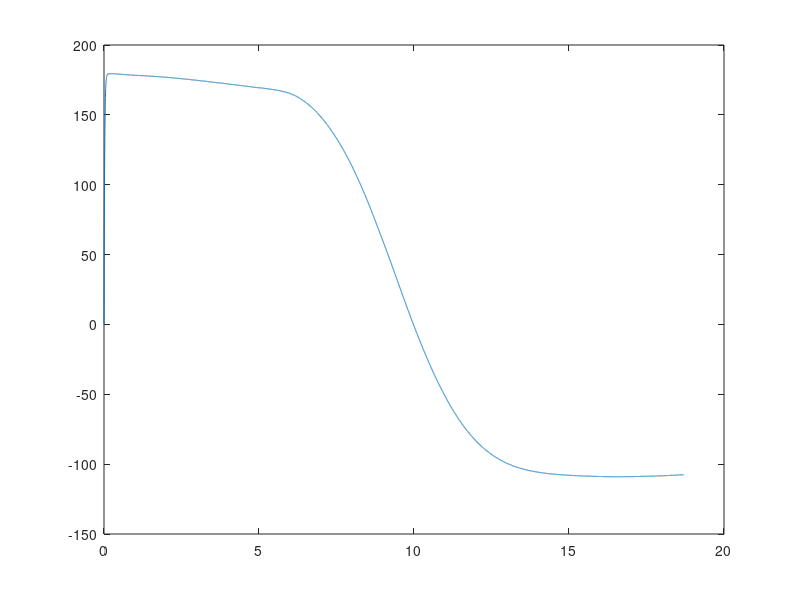

This figure's MATLAB source: (Note: this script raises an error after producing the figure.)
clc;

load('travel.mat');
figure(1);
%plot(ans(1, :), ans(2, :) - (ans(2,200) - 180) * ans(2, :) ./ ans(2, :));
plot(ans(1, :), ans(2, :));

load('pitch.mat');
figure(2);
%plot(ans(1, :), ans(2, :) - (ans(2,200) - 180) * ans(2, :) ./ ans(2, :));
plot(ans(1, :), ans(2, :));